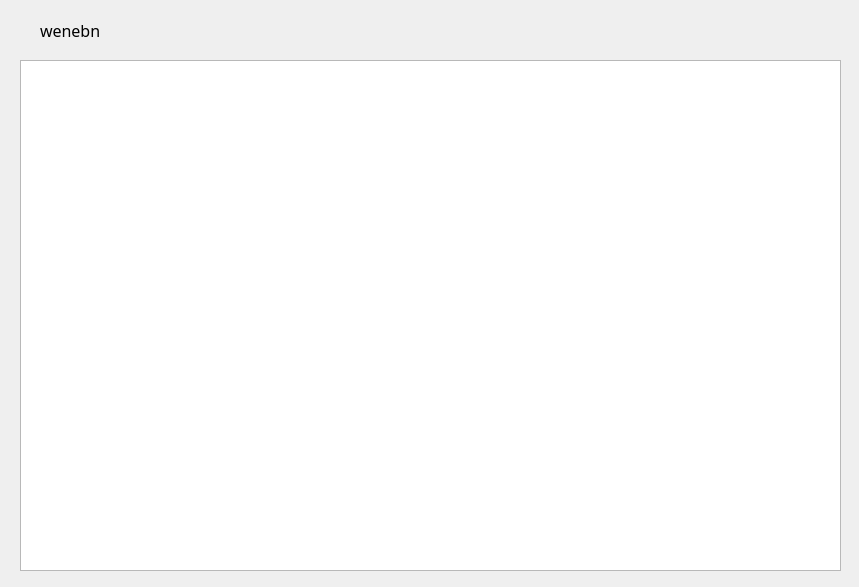
<?xml version="1.0" encoding="UTF-8"?>
<ui version="4.0">
 <class>Form</class>
 <widget class="QWidget" name="Form">
  <property name="geometry">
   <rect>
    <x>0</x>
    <y>0</y>
    <width>859</width>
    <height>587</height>
   </rect>
  </property>
  <property name="windowTitle">
   <string>Form</string>
  </property>
  <widget class="QLabel" name="label">
   <property name="geometry">
    <rect>
     <x>40</x>
     <y>10</y>
     <width>181</width>
     <height>41</height>
    </rect>
   </property>
   <property name="font">
    <font>
     <family>黑体</family>
     <pointsize>12</pointsize>
    </font>
   </property>
   <property name="text">
    <string>wenebn</string>
   </property>
  </widget>
  <widget class="QTextEdit" name="textEdit">
   <property name="geometry">
    <rect>
     <x>20</x>
     <y>60</y>
     <width>821</width>
     <height>511</height>
    </rect>
   </property>
   <property name="font">
    <font>
     <family>黑体</family>
     <pointsize>12</pointsize>
    </font>
   </property>
  </widget>
 </widget>
 <resources/>
 <connections/>
</ui>
